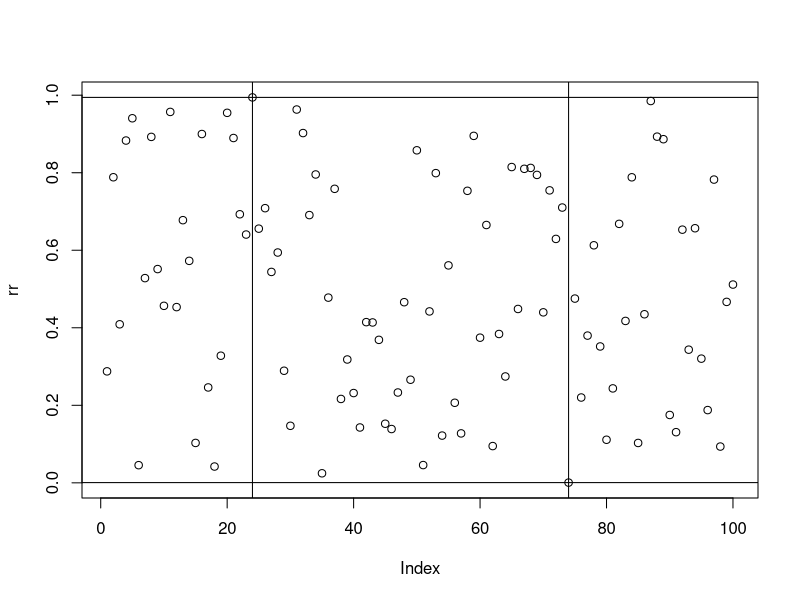

Source code (R):
## ---- chunk 1
## set working direcotry
setwd("/home/harm/Uni/cogmod/LC1/") ##<======= SET THIS TO YOUR LC1 FOLDER!
## ---- chunk 2
k = 1
class(k)
## ---- chunk 3
seq(0,100,2)
## ---- chunk 4
set.seed(123)
rr =runif(100, 0, 1) 
max(rr)
which.max(rr)
min(rr)
which.min(rr)
## ---- chunk 5
plot(rr)
abline(h = max(rr), v = which.max(rr))
abline(h = min(rr), v = which.min(rr))
## ---- chunk 6
L1 = matrix( c(2, 4, 3, 1, 5, 7), nrow=3, ncol=2, byrow = TRUE)        
L2  = matrix( c(2, 4, 3, 1, 5, 7), nrow=2, ncol=2, byrow = F)
rbind(L1,L2)

## ---- chunk 7
test = subset(cars, cars$dist > 30)
# First 10 rows
test[1:10,]
## ---- chunk 8
a = c(5,7,2,9)
ifelse(a %% 2 == 0, 1, 0)
